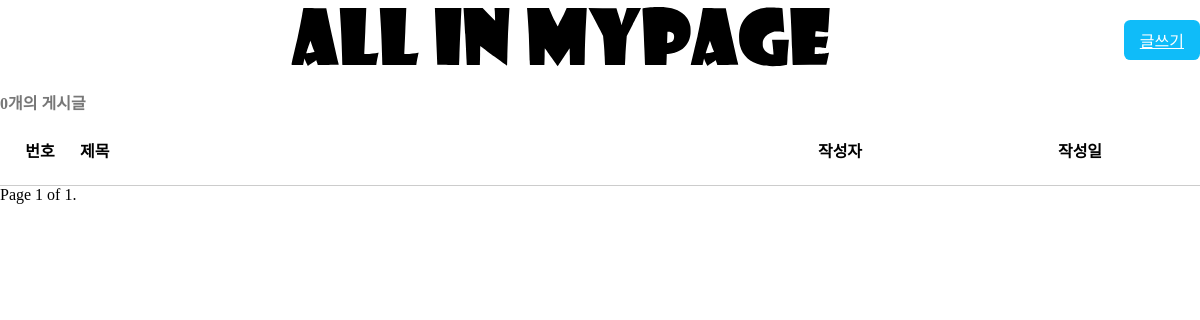
The app's page /board/board/, older data.
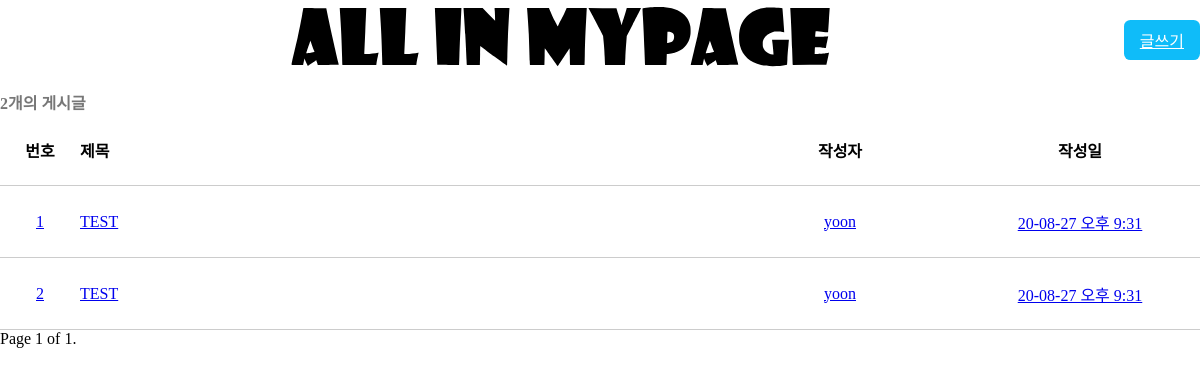
The same page, newer data.
### board/models.py (models this page shows, shortened)
class Post(models.Model):
    author = models.ForeignKey(settings.AUTH_USER_MODEL,on_delete=models.CASCADE,default=None)
    title = models.CharField("제목", max_length=50)
    desc = models.TextField("내용")
    create_at = models.DateTimeField('작성시간', default = timezone.now)

### board/views.py (the view)
# urls.py: path('board/',board, name="board" ),
def board(request):
    context=dict()
    all_post = Post.objects.all()
    context['all_post'] = all_post
    paginator = Paginator(all_post, 10) # Show 10 contacts per page.
    page_number = request.GET.get('page')
    page_obj = paginator.get_page(page_number)
    context['page_obj'] = page_obj
    return render(request,'board.html',context)

### templates/board.html (shortened to what this page needs)
{% extends "base.html"%}
{% load static %}
{% block head %}
    <link href="{% static 'AIMcss/board.css' %}" rel="stylesheet" />
{% endblock %}
{% block rightnav%}
        <a class="write_btn" href="{% url 'create' %}">
            글쓰기
        </a>
{% endblock %}
{% block content %}
<div class="boardbox">
    <div class="settingbar">
        <div class="cnt_post">
            {{all_post|length}}개의 게시글
        </div>
    </div>
    <section>
        <div class="post_row post_row_label">
            <div class="post_id"> 번호 </div>
            <div class="post_title"> 제목 </div>
            <div class="post_author">작성자</div>
            <div class="post_date">작성일</div>
        </div>
        {% for one_post in page_obj %}
            <a href="{% url 'detail' one_post.id %}">
                <div class="post_row">
                    <div class="post_id"> {{one_post.id}} </div>
                    <div class="post_title"> {{one_post.title}}</div>
                    <div class="post_author"> {{one_post.author}}</div>
                    <div class="post_date">{{one_post.create_at|date:" y-m-d A g:i "}}</div>
                </div>
            </a>
        {%endfor%}
        <div class="pagination">
            <span class="step-links">
                <span class="current">
                    Page {{ page_obj.number }} of {{ page_obj.paginator.num_pages }}.
                </span>
            </span>
        </div>
    </section>
</div>
{%endblock%}

### templates/base.html (shortened to what this page needs)
{% load static %}
<!DOCTYPE html>
<html lang="ko">
<head>
    <link href="{% static 'AIMcss/base.css' %}" rel="stylesheet" />
    {% block head %}{% endblock %}
</head>
<body>
    <nav class="mainnav">
        <div id="centernav">
            <a href="{% url 'index' %}">
                <img src="{% static 'AIMimage/logo.svg' %}" id="mainlogo">
            </a>
        </div>
        <div id="rightnav">
        {% block rightnav%}{% endblock %}
        </div>
    </nav><hr>
    {% block content %}
    {% endblock %}
</body>
</html>

### mypage/static/AIMcss/base.css (style rules this page uses)
* { box-sizing: border-box; -webkit-font-smoothing : antialiased; }
body { margin : 0; background-color : #fff; }
.mainnav { position : fixed; top : 0; display : flex; flex-wrap: wrap; align-content: center; align-items : center; justify-content : space-between; background-color : #fff; width : 100%; padding-top : 0.1vh; z-index: 1; transition: .3s ease-in-out; }
@media screen and (max-width: 1200px) { .mainnav { width : 1200px; display: flex; } }
#centernav { float : none; display: flex; flex-wrap: wrap; align-content: center; position : relative; }
#mainlogo { position : relative; height : 75px; cursor: pointer; }
#rightnav { clear: both; display: flex; background : #fff; }

### mypage/static/AIMcss/board.css (style rules this page uses)
.boardbox { margin-top : 80px; }
.settingbar { display: flex; justify-content: space-between; align-items: left; }
.cnt_post { position: relative; color:#777; font-weight:bold; }
.write_btn { color: white !important; background-color:#0fbcf9; border-radius:0.4rem; padding: 0.5rem 1rem; }
section { width:100%; display:flex; flex-direction: column; }
.post_row { display:flex; align-items: center; height:4.5rem; border-bottom:1.5px solid #ccc; }
.post_row_label div { font-weight:bold; }
.post_id { width:5rem; text-align:center; }
.post_title { flex:1; }
.post_author { width:15rem; text-align:center; }
.post_date { width:15rem; text-align:center; }

Row changes from the older to the newer data that the page shows:
added Post: id "1", title "TEST", author "yoon", create_at "20-08-27 오후 9:31"
added Post: id "2", title "TEST", author "yoon", create_at "20-08-27 오후 9:31"
Text that changed along with them:
{{ all_post|length }}: "0" → "2"
